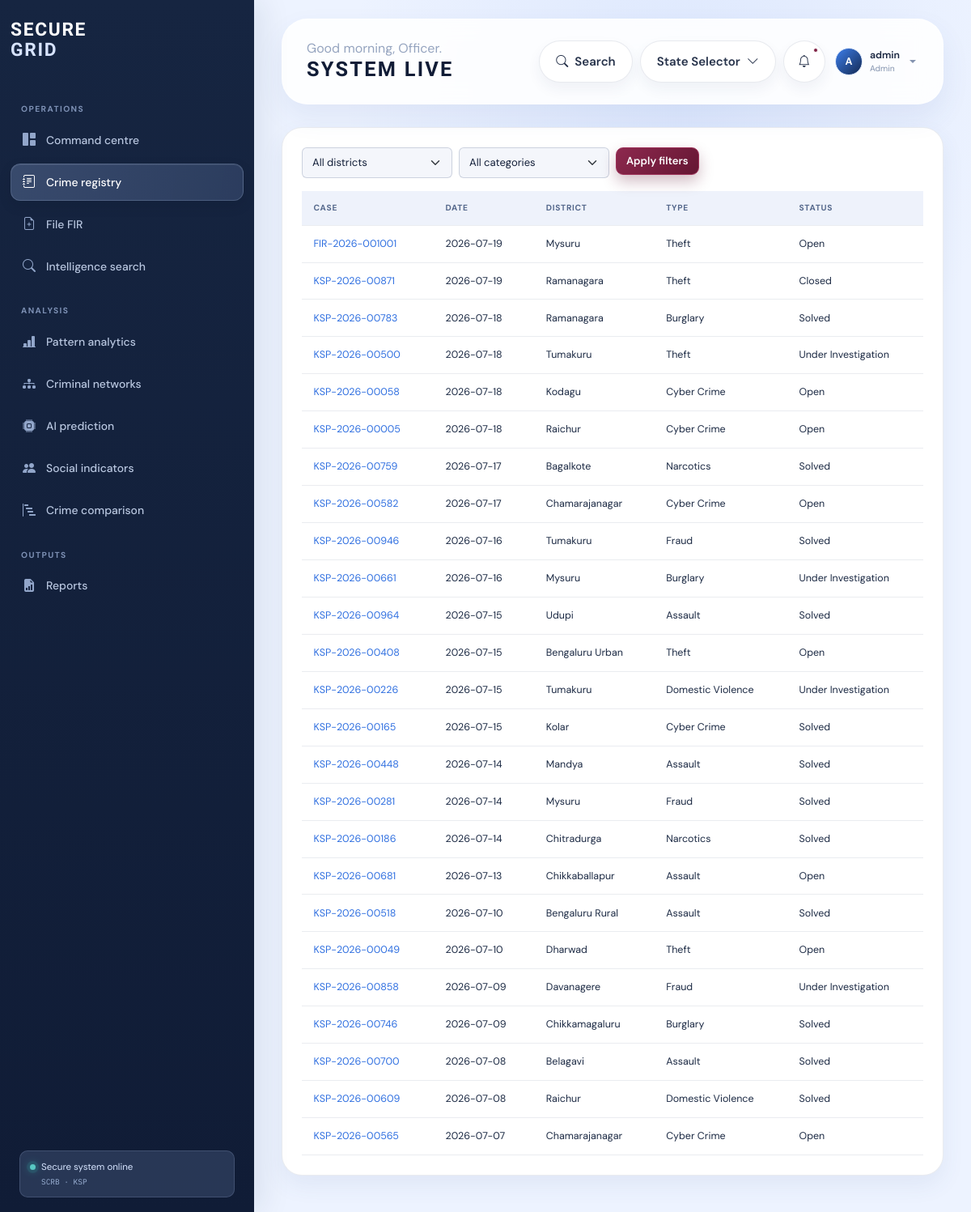
Page /crimes (signed in) on the committed database.
### app/models/core.py (models this page shows, shortened)
class TimestampMixin:
    created_at = db.Column(db.DateTime, nullable=False, default=datetime.utcnow)
    updated_at = db.Column(
        db.DateTime,
        nullable=False,
        default=datetime.utcnow,
        onupdate=datetime.utcnow,
    )

class User(UserMixin, TimestampMixin, db.Model):
    __tablename__ = "users"
    id = db.Column(db.Integer, primary_key=True)
    username = db.Column(db.String(80), nullable=False, unique=True, index=True)
    email = db.Column(db.String(255), nullable=False, unique=True, index=True)
    full_name = db.Column(db.String(160), nullable=True)
    password_hash = db.Column(db.String(255), nullable=False)
    role = db.Column(db.String(20), nullable=False, default=Role.OFFICER.value, index=True)
    is_active = db.Column(db.Boolean, nullable=False, default=True)
    last_login_at = db.Column(db.DateTime, nullable=True)

class CrimeIncident(TimestampMixin, db.Model):
    __tablename__ = "crime_incidents"
    id = db.Column(db.Integer, primary_key=True)
    crime_number = db.Column(db.String(80), nullable=False, unique=True, index=True)
    date = db.Column(db.Date, nullable=False, index=True)
    time = db.Column(db.Time, nullable=True)
    district = db.Column(db.String(100), nullable=False, index=True)
    police_station = db.Column(db.String(120), nullable=False, index=True)
    latitude = db.Column(db.Float, nullable=True)
    longitude = db.Column(db.Float, nullable=True)
    crime_type = db.Column(db.String(100), nullable=False, index=True)
    ipc_sections = db.Column(db.Text, nullable=True)
    status = db.Column(db.String(40), nullable=False, default="Pending", index=True)
    modus_operandi = db.Column(db.Text, nullable=True)
    description = db.Column(db.Text, nullable=True)
    location_id = db.Column(db.Integer, db.ForeignKey("locations.id"), nullable=True)
    location = db.relationship("Location", back_populates="incidents")
    links = db.relationship(
        "CrimeLink",
        back_populates="crime",
        cascade="all, delete-orphan",
        passive_deletes=True,
    )
    fir_detail = db.relationship(
        "FIRDetail", back_populates="incident", uselist=False,
        cascade="all, delete-orphan",
    )

### app/dashboard/routes.py (the view)
@dashboard_bp.route("/crimes")
@login_required
def crimes():
    query = CrimeIncident.query
    filters = {
        "district": request.args.get("district", "").strip(),
        "crime_type": request.args.get("crime_type", "").strip(),
        "status": request.args.get("status", "").strip(),
        "station": request.args.get("station", "").strip(),
        "start_date": request.args.get("start_date", "").strip(),
        "end_date": request.args.get("end_date", "").strip(),
    }
    if filters["district"]:
        query = query.filter_by(district=filters["district"])
    if filters["crime_type"]:
        query = query.filter_by(crime_type=filters["crime_type"])
    if filters["status"]:
        query = query.filter_by(status=filters["status"])
    if filters["station"]:
        query = query.filter_by(police_station=filters["station"])
    start_date = _date_value(filters["start_date"])
    end_date = _date_value(filters["end_date"])
    if start_date:
        query = query.filter(CrimeIncident.date >= start_date)
    if end_date:
        query = query.filter(CrimeIncident.date <= end_date)
    page = max(1, request.args.get("page", 1, type=int))
    per_page = 25
    pagination = query.order_by(CrimeIncident.date.desc()).paginate(
        page=page, per_page=per_page, error_out=False
    )
    all_incidents = CrimeIncident.query.all()
    return render_template(
        "crimes/list.html",
        page_title="Crime Records",
        incidents=pagination.items,
        crimes=pagination.items,
        pagination=pagination,
        filters=filters,
        districts=sorted({incident.district for incident in all_incidents}),
        crime_types=sorted({incident.crime_type for incident in all_incidents}),
        stations=sorted({incident.police_station for incident in all_incidents}),
        statuses=sorted({incident.status for incident in all_incidents}),
    )

### app/auth/routes.py (called while the page is built)
@login_manager.user_loader
def load_user(user_id: str) -> User | None:
    try:
        return User.query.get(int(user_id))
    except (TypeError, ValueError):
        return None

### app/dashboard/routes.py (called while the page is built, shortened)
def _date_value(value: Any) -> date | None:
    if not value:
        return None

### app/templates/crimes/list.html
{% extends 'base.html' %}{% block content %}<div class="card"><div class="card-body"><form class="row g-2 mb-3"><div class="col-md-3"><select name="district" class="form-select"><option value="">All districts</option>{% for x in districts %}<option {% if filters.district==x %}selected{% endif %}>{{x}}</option>{% endfor %}</select></div><div class="col-md-3"><select name="crime_type" class="form-select"><option value="">All categories</option>{% for x in crime_types %}<option {% if filters.crime_type==x %}selected{% endif %}>{{x}}</option>{% endfor %}</select></div><div class="col"><button class="btn btn-primary">Apply filters</button></div></form><div class="table-responsive"><table class="table table-hover"><thead><tr><th>Case</th><th>Date</th><th>District</th><th>Type</th><th>Status</th></tr></thead><tbody>{% for x in incidents %}<tr><td><a href="/crimes/{{x.id}}">{{x.crime_number}}</a></td><td>{{x.date}}</td><td>{{x.district}}</td><td>{{x.crime_type}}</td><td>{{x.status}}</td></tr>{% endfor %}</tbody></table></div></div></div>{% endblock %}

### app/templates/base.html (shortened to what this page needs)
<!doctype html>
<html lang="en">
<head>
  <link href="https://cdn.jsdelivr.net/npm/bootstrap@5.3.3/dist/css/bootstrap.min.css" rel="stylesheet">
  <link rel="stylesheet" href="https://cdn.jsdelivr.net/npm/bootstrap-icons@1.11.3/font/bootstrap-icons.min.css">
  <link rel="stylesheet" href="https://cdn.datatables.net/1.13.8/css/dataTables.bootstrap5.min.css">
  <link rel="stylesheet" href="https://unpkg.com/leaflet@1.9.4/dist/leaflet.css">
  <link rel="stylesheet" href="{{ url_for('static', filename='css/app.css') }}">
</head>
<body class="app-shell">
  {% set current_path = request.path if request is defined else '' %}
  <aside class="sidebar" id="appSidebar" aria-label="Primary navigation">
    <div class="sidebar-brand">
      <a href="/" class="brand-link text-decoration-none">
        <span class="brand-wordmark">SECURE<span>GRID</span></span>
      </a>
    </div>
    <div class="sidebar-scroll">
      <p class="nav-caption">Operations</p>
      <nav class="nav flex-column sidebar-nav">
        <a class="nav-link {% if current_path == '/' %}active{% endif %}" href="/">
          <i class="bi bi-grid-1x2-fill"></i><span>Command centre</span>
        </a>
        <a class="nav-link {% if current_path.startswith('/crimes') %}active{% endif %}" href="/crimes">
          <i class="bi bi-journal-text"></i><span>Crime registry</span>
        </a>
        <a class="nav-link {% if current_path.startswith('/fir') %}active{% endif %}" href="/fir/new">
          <i class="bi bi-file-earmark-plus"></i><span>File FIR</span>
        </a>
        <a class="nav-link {% if current_path.startswith('/search') %}active{% endif %}" href="/search">
          <i class="bi bi-search"></i><span>Intelligence search</span>
        </a>
      </nav>
      <p class="nav-caption mt-4">Analysis</p>
      <nav class="nav flex-column sidebar-nav">
        <a class="nav-link {% if current_path.startswith('/analytics') %}active{% endif %}" href="/analytics">
          <i class="bi bi-bar-chart-line-fill"></i><span>Pattern analytics</span>
        </a>
        <a class="nav-link {% if current_path.startswith('/network') %}active{% endif %}" href="/network">
          <i class="bi bi-diagram-3-fill"></i><span>Criminal networks</span>
        </a>
        <a class="nav-link {% if current_path.startswith('/prediction') %}active{% endif %}" href="/prediction">
          <i class="bi bi-cpu-fill"></i><span>AI prediction</span>
        </a>
        <a class="nav-link {% if current_path.startswith('/sociology') %}active{% endif %}" href="/sociology">
          <i class="bi bi-people-fill"></i><span>Social indicators</span>
        </a>
        <a class="nav-link {% if current_path.startswith('/comparison') %}active{% endif %}" href="/comparison">
          <i class="bi bi-bar-chart-steps"></i><span>Crime comparison</span>
        </a>
      </nav>
      <p class="nav-caption mt-4">Outputs</p>
      <nav class="nav flex-column sidebar-nav">
        <a class="nav-link {% if current_path.startswith('/reports') %}active{% endif %}" href="/reports">
          <i class="bi bi-file-earmark-bar-graph-fill"></i><span>Reports</span>
        </a>
      </nav>
    </div>
    <div class="sidebar-status">
      <span class="status-dot"></span>
      <span>Secure system online</span>
      <small>SCRB · KSP</small>
    </div>
  </aside>
  <div class="app-content">
    <header class="topbar">
      <div class="topbar-start">
        <div>
          <p class="eyebrow mb-0">{% block eyebrow %}Good morning, Officer.{% endblock %}</p>
          <h1 class="topbar-title mb-0">{% block page_heading %}System live{% endblock %}</h1>
        </div>
      </div>
      <div class="topbar-actions">
        {% if current_user is defined and current_user.is_authenticated %}
          <a class="btn btn-topbar d-none d-sm-inline-flex" href="/search"><i class="bi bi-search"></i><span>Search</span></a>
        {% else %}
          <a class="btn btn-topbar d-none d-sm-inline-flex" href="{{ url_for('auth.login') }}">Login</a>
        {% endif %}
        <button class="btn btn-topbar d-none d-md-inline-flex" type="button"><span>State Selector</span><i class="bi bi-chevron-down"></i></button>
        <button class="btn icon-btn notification-btn" type="button" aria-label="Notifications" data-bs-toggle="offcanvas" data-bs-target="#notificationsPanel">
          <i class="bi bi-bell"></i><span class="notification-pip"></span>
        </button>
        <div class="dropdown">
          <button class="user-control dropdown-toggle" type="button" data-bs-toggle="dropdown" aria-expanded="false">
            <span class="avatar">
              {% if current_user is defined and current_user.is_authenticated %}
                {{ current_user.name|default(current_user.username|default('O'), true)|string|first|upper }}
              {% else %}O{% endif %}
            </span>
            <span class="d-none d-md-block text-start">
              <strong>{% if current_user is defined and current_user.is_authenticated %}{{ current_user.name|default(current_user.username|default('Officer'), true) }}{% else %}Officer Console{% endif %}</strong>
              <small>{% if current_user is defined and current_user.is_authenticated %}{{ current_user.role|default('Authorized user', true)|replace('_', ' ')|title }}{% else %}Secure access{% endif %}</small>
            </span>
          </button>
        </div>
      </div>
    </header>
    <main class="main-view">
      {% block content %}{% endblock %}
    </main>
  </div>
</body>
</html>

### rows in the picture
User: name|first "A", name "admin", role "Admin"
CrimeIncident: crime_number "FIR-2026-001001", date "2026-07-19", district "Mysuru", crime_type "Theft", status "Open"
CrimeIncident: crime_number "KSP-2026-00871", date "2026-07-19", district "Ramanagara", crime_type "Theft", status "Closed"
CrimeIncident: crime_number "KSP-2026-00783", date "2026-07-18", district "Ramanagara", crime_type "Burglary", status "Solved"
CrimeIncident: crime_number "KSP-2026-00500", date "2026-07-18", district "Tumakuru", crime_type "Theft", status "Under Investigation"
CrimeIncident: crime_number "KSP-2026-00058", date "2026-07-18", district "Kodagu", crime_type "Cyber Crime", status "Open"
CrimeIncident: crime_number "KSP-2026-00005", date "2026-07-18", district "Raichur", crime_type "Cyber Crime", status "Open"
CrimeIncident: crime_number "KSP-2026-00759", date "2026-07-17", district "Bagalkote", crime_type "Narcotics", status "Solved"
CrimeIncident: crime_number "KSP-2026-00582", date "2026-07-17", district "Chamarajanagar", crime_type "Cyber Crime", status "Open"
CrimeIncident: crime_number "KSP-2026-00946", date "2026-07-16", district "Tumakuru", crime_type "Fraud", status "Solved"
CrimeIncident: crime_number "KSP-2026-00661", date "2026-07-16", district "Mysuru", crime_type "Burglary", status "Under Investigation"
CrimeIncident: crime_number "KSP-2026-00964", date "2026-07-15", district "Udupi", crime_type "Assault", status "Solved"
CrimeIncident: crime_number "KSP-2026-00408", date "2026-07-15", district "Bengaluru Urban", crime_type "Theft", status "Open"
CrimeIncident: crime_number "KSP-2026-00226", date "2026-07-15", district "Tumakuru", crime_type "Domestic Violence", status "Under Investigation"
CrimeIncident: crime_number "KSP-2026-00165", date "2026-07-15", district "Kolar", crime_type "Cyber Crime", status "Solved"
CrimeIncident: crime_number "KSP-2026-00448", date "2026-07-14", district "Mandya", crime_type "Assault", status "Solved"
CrimeIncident: crime_number "KSP-2026-00281", date "2026-07-14", district "Mysuru", crime_type "Fraud", status "Solved"
CrimeIncident: crime_number "KSP-2026-00186", date "2026-07-14", district "Chitradurga", crime_type "Narcotics", status "Solved"
CrimeIncident: crime_number "KSP-2026-00681", date "2026-07-13", district "Chikkaballapur", crime_type "Assault", status "Open"
CrimeIncident: crime_number "KSP-2026-00518", date "2026-07-10", district "Bengaluru Rural", crime_type "Assault", status "Solved"
CrimeIncident: crime_number "KSP-2026-00049", date "2026-07-10", district "Dharwad", crime_type "Theft", status "Open"
CrimeIncident: crime_number "KSP-2026-00858", date "2026-07-09", district "Davanagere", crime_type "Fraud", status "Under Investigation"
CrimeIncident: crime_number "KSP-2026-00746", date "2026-07-09", district "Chikkamagaluru", crime_type "Burglary", status "Solved"
CrimeIncident: crime_number "KSP-2026-00700", date "2026-07-08", district "Belagavi", crime_type "Assault", status "Solved"
CrimeIncident: crime_number "KSP-2026-00609", date "2026-07-08", district "Raichur", crime_type "Domestic Violence", status "Solved"
CrimeIncident: crime_number "KSP-2026-00565", date "2026-07-07", district "Chamarajanagar", crime_type "Cyber Crime", status "Open"
